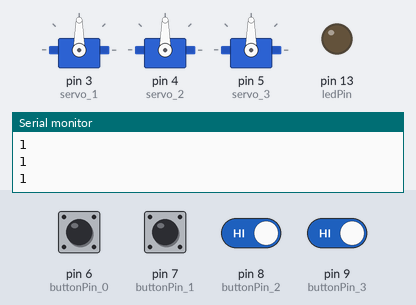
The sketch below on a simulated Arduino Uno, built with avr-gcc and run on an emulated ATmega328P. Shown: 3 × servo, output pins drawn as LEDs (lit = HIGH), the last lines printed to the serial monitor. The inputs (shaded band) are chosen by the test bench; at power-on: pin 6 (buttonPin_0), pin 7 (buttonPin_1), pin 8 (buttonPin_2), pin 9 (buttonPin_3) HIGH.

Above: at 1.8 s.
1.9 s: pin 6 (buttonPin_0) pulled LOW for 0.6 s
At 2.8 s:
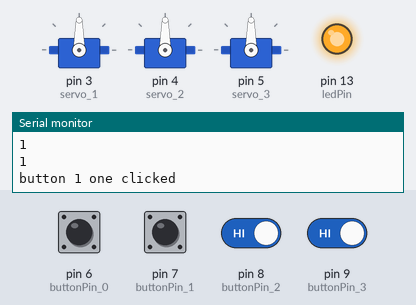
5.4 s: pin 7 (buttonPin_1) pulled LOW for 0.6 s
At 7.0 s:
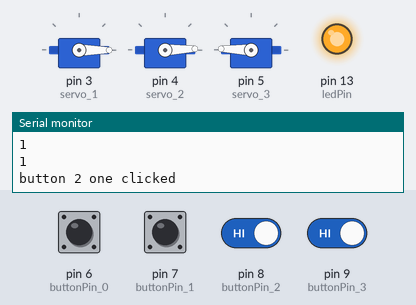
9.0 s: pin 8 (buttonPin_2) driven LOW and pin 9 (buttonPin_3) driven LOW
12.0 s: pin 8 (buttonPin_2) driven HIGH
At 13.4 s:
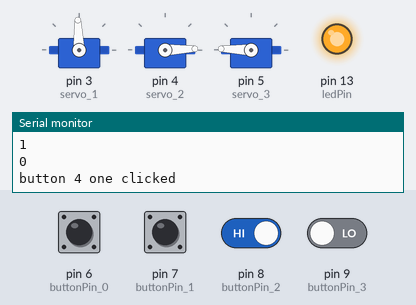
15.0 s: pin 9 (buttonPin_3) driven HIGH
18.0 s: pin 6 (buttonPin_0) pulled LOW for 1 s
At 18.9 s:
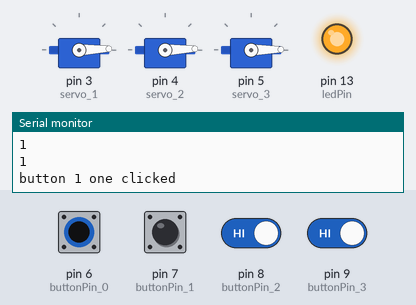
Timing chart, 0 to 22.0 s (numbered marks = the images above; inputs shaded):
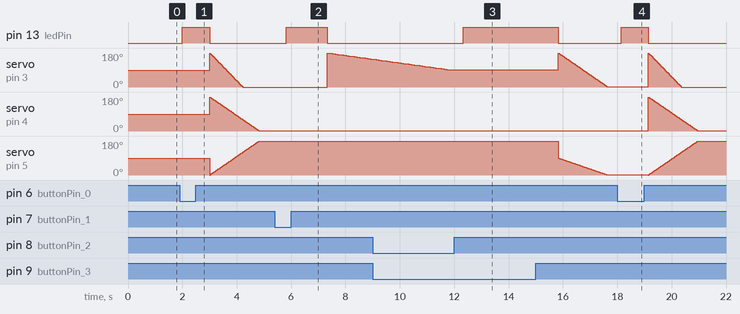

Measured:
- after the input at 1.9 s, pin 13 (ledPin): LOW → HIGH after 0.10 s, → LOW 1.0 s later
- after the input at 5.4 s, pin 13 (ledPin): LOW → HIGH after 0.42 s, → LOW 1.5 s later; servo on pin 3 (servo_1): 0° → 180° after 1.9 s, → 178° 0.10 s later, → 176° 0.10 s later, → 174° 0.10 s later, … (17 changes in this stretch)
- after the input at 12.0 s, servo on pin 3 (servo_1): stays 92° (without the input it goes to 180° after 2.8 s); servo on pin 4 (servo_2): stays 2° (without the input it goes to 180° after 2.8 s)
- after the input at 18.0 s, pin 13 (ledPin): LOW → HIGH after 0.14 s, → LOW 1.0 s later

The sketch:

nano16.ino
```cpp
// 这里的输入和输出是针对Arduino电路板而言
// 定义按键输入针脚号为2号针脚

#include <Servo.h>
Servo servo_1;  //大拇指指     // 创建一个名为 servo_1 的 舵机实例 （名称可随你喜欢命名）
Servo servo_2;//食指
Servo servo_3;//无名指+中指+小指
Servo servo_4;
Servo servo_5;
Servo servo_6;


const int buttonPin_0 = 6;

const int buttonPin_1= 7; //设置第二个按钮

const int buttonPin_2 = 8; //设置第三个按钮

const int buttonPin_3 = 9; //设置第三个按钮

// 定义LED输入针脚号为13号针脚
// 注：此处我们使用的LED神灯是Arduino UNO电路板自带，
// 此神灯对应的针脚号默认为13，此数值不得随意更改，
// 所以这里定义的数值13是为了和默认值相对应。
const int ledPin =  13;
// 定义按键状态变量初始值为0
int buttonState_0 =1;
int buttonState_1=1;

int buttonState_2=1;

int buttonState_3=1;
// 对Arduino电路板或相关状态进行初始化方法
void setup() {
  Serial.begin(9600);

  // 设置ledPin端口为输出端口
  pinMode(ledPin, OUTPUT);
  // 设置buttonPin端口为输入端口
  pinMode(buttonPin_0, INPUT);

  pinMode(buttonPin_1, INPUT);

  pinMode(buttonPin_2, INPUT);

  pinMode(buttonPin_3, INPUT);
 // void setup() {
  servo_1.attach(3); // 配置myservo实例的引脚为9
  servo_2.attach(4);
  servo_3.attach(5);
}

// 系统调用，无限循环方法
void loop() {
  // 读取按键状态


  buttonState_0= digitalRead(buttonPin_0);
  buttonState_1=digitalRead(buttonPin_1);
  buttonState_2=digitalRead(buttonPin_2);

  buttonState_3=digitalRead(buttonPin_3);

  Serial.println(buttonState_0);
  Serial.println(buttonState_1);
  Serial.println(buttonState_2);
  Serial.println(buttonState_3);
  // 检查按键状态，
  // 如果为HIGH，
  // 则点亮LED神灯，
  // 否则熄灭LED神灯。
  if(buttonState_0==LOW){
    // 点亮LED神灯
    Serial.println("button 1 one clicked");
    digitalWrite(ledPin, HIGH);
    delay(1000);
    digitalWrite(ledPin, LOW);
//  // 控制所有舵机 从 0度 到 179度 转动
    for (int i = 0; i < 90; i++){
      servo_1.write(180-3*i);
      servo_2.write(180-i*2);
      servo_3.write(2*i);
      //servo_3.write(abs(180-i*2));
      delay(20);}
  }else if(buttonState_1==LOW){
    // 点亮LED神灯
    Serial.println("button 2 one clicked");
    digitalWrite(ledPin, HIGH);
    delay(500);
    digitalWrite(ledPin, LOW);
    digitalWrite(ledPin, HIGH);
    delay(1000);
    digitalWrite(ledPin, LOW);

    for (int i = 0; i < 45; i++) {
      servo_1.write(180-i*2);
      delay(100);
    }
  }else if(buttonState_2==LOW) {
    // 点亮LED神灯
    Serial.println("button 3 one clicked");
    digitalWrite(ledPin, HIGH);

    delay(500);
    digitalWrite(ledPin, LOW);
    digitalWrite(ledPin, HIGH);
    delay(1000);
    digitalWrite(ledPin, LOW);
    digitalWrite(ledPin, HIGH);
    delay(1000);
    digitalWrite(ledPin, LOW);

    //delay(5000);

    for (int i = 0; i < 90; i++) {
      servo_1.write(180-i*2);
      servo_2.write(180-i*2);
      //servo_3.write(90-i);

      delay(50);
    }
  }else if(buttonState_3== LOW) {
    // 点亮LED神灯
    Serial.println("button 4 one clicked");
    digitalWrite(ledPin, HIGH);

    delay(500);
    digitalWrite(ledPin, LOW);
    digitalWrite(ledPin, HIGH);
    delay(1000);
    digitalWrite(ledPin, LOW);
    digitalWrite(ledPin, HIGH);
    delay(1000);
    digitalWrite(ledPin, LOW);
    digitalWrite(ledPin, HIGH);
    delay(1000);
    digitalWrite(ledPin, LOW);

   // servo_2.write(0);
    for (int i = 0; i < 90; i++) {
      servo_1.write(180-i*2);

      servo_3.write(90-i);

      delay(20);
    }
  }
  delay(500);
}
```
